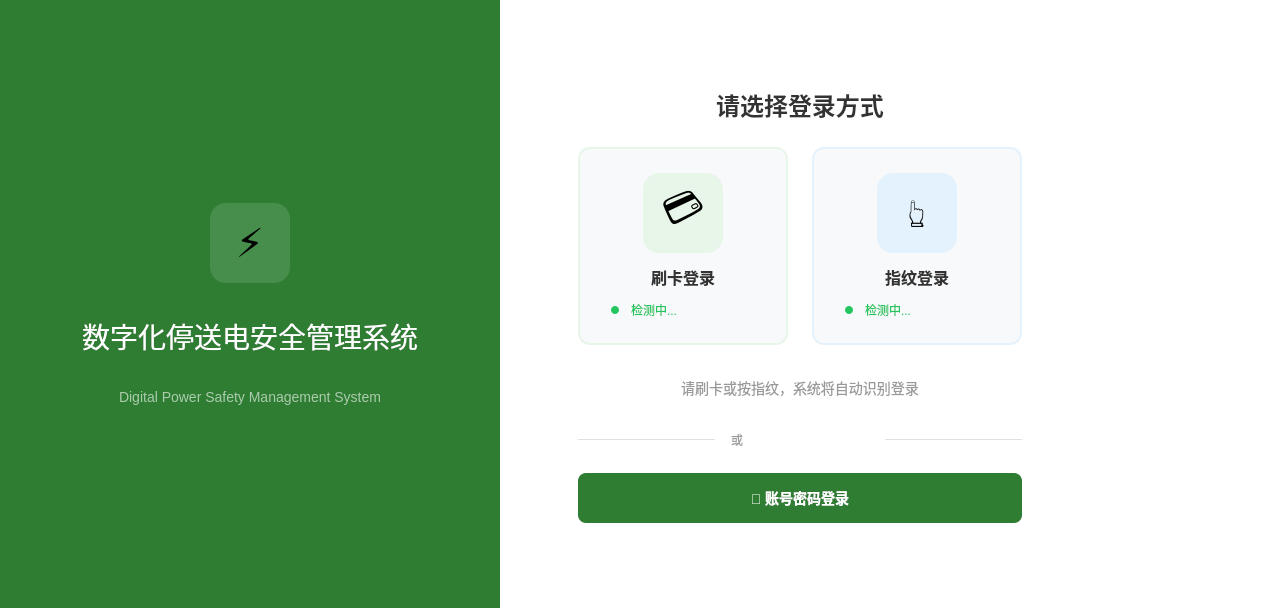
<?xml version="1.0" encoding="UTF-8"?>
<ui version="4.0">
 <class>LoginPage</class>
 <widget class="QWidget" name="LoginPage">
  <property name="geometry">
   <rect>
    <x>0</x>
    <y>0</y>
    <width>1280</width>
    <height>608</height>
   </rect>
  </property>
  <property name="styleSheet">
   <string notr="true">
/* ========== 登录页面样式 - 方案C ========== */
#LoginPage {
    background-color: #F5F3EF;
}

/* 左侧品牌面板 */
#leftPanel {
    background-color: #2E7D32;
}

#brandIcon {
    background-color: rgba(255, 255, 255, 0.125);
    border-radius: 16px;
}

#brandTitle {
    color: #FFFFFF;
    font-size: 28px;
    font-weight: normal;
}

#brandSubtitle {
    color: rgba(255, 255, 255, 0.6);
    font-size: 14px;
}

/* 右侧登录面板 */
#rightPanel {
    background-color: #FFFFFF;
}

/* 登录标题 */
#loginTitle {
    color: #333333;
    font-size: 24px;
    font-weight: bold;
}

/* 设备卡片通用样式 */
#cardReaderBox, #fingerReaderBox {
    background-color: #F8F9FA;
    border-radius: 12px;
    border: 2px solid #E8F5E9;
}

#fingerReaderBox {
    border-color: #E3F2FD;
}

/* 设备图标容器 */
#cardIconBox {
    background-color: #E8F5E9;
    border-radius: 16px;
}

#fingerIconBox {
    background-color: #E3F2FD;
    border-radius: 16px;
}

/* 设备标签 */
#cardLabel, #fingerLabel {
    color: #333333;
    font-size: 16px;
    font-weight: bold;
}

/* 状态指示器 */
#cardStatusDot, #fingerStatusDot {
    background-color: #22C55E;
    border-radius: 4px;
}

#cardStatusText, #fingerStatusText {
    color: #22C55E;
    font-size: 12px;
}

/* 提示文本 */
#hintLabel {
    color: #999999;
    font-size: 14px;
}

/* 分割线 */
#dividerLine1, #dividerLine2 {
    background-color: #E0E0E0;
}

#dividerText {
    color: #999999;
    font-size: 12px;
}

/* 账号密码登录按钮 */
#accountLoginBtn {
    background-color: #2E7D32;
    color: #FFFFFF;
    font-size: 14px;
    font-weight: bold;
    border: none;
    border-radius: 8px;
    padding: 14px 32px;
}

#accountLoginBtn:hover {
    background-color: #1B5E20;
}

#accountLoginBtn:pressed {
    background-color: #145214;
}

/* ========== 账号密码登录区域 ========== */
#usernameEdit, #passwordEdit {
    background-color: #FFFFFF;
    border: 1px solid #E0E0E0;
    border-radius: 8px;
    padding: 12px 16px;
    font-size: 14px;
    color: #333333;
}

#usernameEdit:focus, #passwordEdit:focus {
    border-color: #2E7D32;
}

#loginBtn {
    background-color: #2E7D32;
    color: #FFFFFF;
    font-size: 16px;
    font-weight: bold;
    border: none;
    border-radius: 8px;
    padding: 14px;
}

#loginBtn:hover {
    background-color: #1B5E20;
}

#backBtn {
    background-color: transparent;
    color: #2E7D32;
    font-size: 14px;
    border: 1px solid #2E7D32;
    border-radius: 8px;
    padding: 10px 20px;
}

#backBtn:hover {
    background-color: #E8F5E9;
}
   </string>
  </property>
  
  <!-- 主布局 -->
  <layout class="QHBoxLayout" name="mainLayout">
   <property name="spacing">
    <number>0</number>
   </property>
   <property name="leftMargin">
    <number>0</number>
   </property>
   <property name="topMargin">
    <number>0</number>
   </property>
   <property name="rightMargin">
    <number>0</number>
   </property>
   <property name="bottomMargin">
    <number>0</number>
   </property>
   
   <!-- 左侧品牌面板 -->
   <item>
    <widget class="QWidget" name="leftPanel" native="true">
     <property name="minimumSize">
      <size>
       <width>500</width>
       <height>0</height>
      </size>
     </property>
     <layout class="QVBoxLayout" name="leftLayout">
      <property name="spacing">
       <number>32</number>
      </property>
      <property name="leftMargin">
       <number>60</number>
      </property>
      <property name="topMargin">
       <number>60</number>
      </property>
      <property name="rightMargin">
       <number>60</number>
      </property>
      <property name="bottomMargin">
       <number>60</number>
      </property>
      <item>
       <spacer name="leftTopSpacer">
        <property name="orientation">
         <enum>Qt::Vertical</enum>
        </property>
        <property name="sizeHint" stdset="0">
         <size>
          <width>20</width>
          <height>40</height>
         </size>
        </property>
       </spacer>
      </item>
      <!-- 品牌图标 -->
      <item>
       <layout class="QHBoxLayout" name="brandIconLayout">
        <item>
         <spacer name="iconLeftSpacer">
          <property name="orientation">
           <enum>Qt::Horizontal</enum>
          </property>
         </spacer>
        </item>
        <item>
         <widget class="QFrame" name="brandIcon">
          <property name="minimumSize">
           <size>
            <width>80</width>
            <height>80</height>
           </size>
          </property>
          <property name="maximumSize">
           <size>
            <width>80</width>
            <height>80</height>
           </size>
          </property>
          <layout class="QVBoxLayout" name="brandIconInnerLayout">
           <item>
            <widget class="QLabel" name="brandIconLabel">
             <property name="text">
              <string>⚡</string>
             </property>
             <property name="alignment">
              <set>Qt::AlignCenter</set>
             </property>
             <property name="styleSheet">
              <string>font-size: 40px;</string>
             </property>
            </widget>
           </item>
          </layout>
         </widget>
        </item>
        <item>
         <spacer name="iconRightSpacer">
          <property name="orientation">
           <enum>Qt::Horizontal</enum>
          </property>
         </spacer>
        </item>
       </layout>
      </item>
      <!-- 品牌标题 -->
      <item>
       <widget class="QLabel" name="brandTitle">
        <property name="text">
         <string>数字化停送电安全管理系统</string>
        </property>
        <property name="alignment">
         <set>Qt::AlignCenter</set>
        </property>
       </widget>
      </item>
      <!-- 品牌副标题 -->
      <item>
       <widget class="QLabel" name="brandSubtitle">
        <property name="text">
         <string>Digital Power Safety Management System</string>
        </property>
        <property name="alignment">
         <set>Qt::AlignCenter</set>
        </property>
       </widget>
      </item>
      <item>
       <spacer name="leftBottomSpacer">
        <property name="orientation">
         <enum>Qt::Vertical</enum>
        </property>
        <property name="sizeHint" stdset="0">
         <size>
          <width>20</width>
          <height>40</height>
         </size>
        </property>
       </spacer>
      </item>
     </layout>
    </widget>
   </item>
   
   <!-- 右侧登录面板 -->
   <item>
    <widget class="QWidget" name="rightPanel" native="true">
     <property name="minimumSize">
      <size>
       <width>600</width>
       <height>0</height>
      </size>
     </property>
     <layout class="QVBoxLayout" name="rightLayout">
      <property name="spacing">
       <number>0</number>
      </property>
      <property name="leftMargin">
       <number>60</number>
      </property>
      <property name="topMargin">
       <number>60</number>
      </property>
      <property name="rightMargin">
       <number>60</number>
      </property>
      <property name="bottomMargin">
       <number>60</number>
      </property>
      <item>
       <spacer name="rightTopSpacer">
        <property name="orientation">
         <enum>Qt::Vertical</enum>
        </property>
       </spacer>
      </item>
      
      <!-- 登录卡片容器 -->
      <item>
       <widget class="QWidget" name="loginCard" native="true">
        <property name="maximumSize">
         <size>
          <width>480</width>
          <height>16777215</height>
         </size>
        </property>
        <layout class="QVBoxLayout" name="loginCardLayout">
         <property name="spacing">
          <number>24</number>
         </property>
         
         <!-- 堆叠窗口：设备登录/账号登录切换 -->
         <item>
          <widget class="QStackedWidget" name="loginStackedWidget">
           <property name="currentIndex">
            <number>0</number>
           </property>
           
           <!-- 页面0：设备登录（刷卡/指纹） -->
           <widget class="QWidget" name="deviceLoginPage">
            <layout class="QVBoxLayout" name="deviceLoginLayout">
             <property name="spacing">
              <number>24</number>
             </property>
             
             <!-- 标题 -->
             <item>
              <widget class="QLabel" name="loginTitle">
               <property name="text">
                <string>请选择登录方式</string>
               </property>
               <property name="alignment">
                <set>Qt::AlignCenter</set>
               </property>
              </widget>
             </item>
             
             <!-- 设备卡片行 -->
             <item>
              <layout class="QHBoxLayout" name="deviceRowLayout">
               <property name="spacing">
                <number>24</number>
               </property>
               
               <!-- 刷卡登录卡片 -->
               <item>
                <widget class="QFrame" name="cardReaderBox">
                 <property name="minimumSize">
                  <size>
                   <width>200</width>
                   <height>180</height>
                  </size>
                 </property>
                 <layout class="QVBoxLayout" name="cardReaderLayout">
                  <property name="spacing">
                   <number>12</number>
                  </property>
                  <property name="margin">
                   <number>24</number>
                  </property>
                  <item>
                   <layout class="QHBoxLayout" name="cardIconLayout">
                    <item>
                     <spacer name="cardIconLeft">
                      <property name="orientation">
                       <enum>Qt::Horizontal</enum>
                      </property>
                     </spacer>
                    </item>
                    <item>
                     <widget class="QFrame" name="cardIconBox">
                      <property name="minimumSize">
                       <size>
                        <width>80</width>
                        <height>80</height>
                       </size>
                      </property>
                      <property name="maximumSize">
                       <size>
                        <width>80</width>
                        <height>80</height>
                       </size>
                      </property>
                      <layout class="QVBoxLayout" name="cardIconBoxLayout">
                       <item>
                        <widget class="QLabel" name="cardIcon">
                         <property name="text">
                          <string>💳</string>
                         </property>
                         <property name="alignment">
                          <set>Qt::AlignCenter</set>
                         </property>
                         <property name="styleSheet">
                          <string>font-size: 40px;</string>
                         </property>
                        </widget>
                       </item>
                      </layout>
                     </widget>
                    </item>
                    <item>
                     <spacer name="cardIconRight">
                      <property name="orientation">
                       <enum>Qt::Horizontal</enum>
                      </property>
                     </spacer>
                    </item>
                   </layout>
                  </item>
                  <item>
                   <widget class="QLabel" name="cardLabel">
                    <property name="text">
                     <string>刷卡登录</string>
                    </property>
                    <property name="alignment">
                     <set>Qt::AlignCenter</set>
                    </property>
                   </widget>
                  </item>
                  <item>
                   <layout class="QHBoxLayout" name="cardStatusLayout">
                    <item>
                     <spacer name="cardStatusLeft">
                      <property name="orientation">
                       <enum>Qt::Horizontal</enum>
                      </property>
                     </spacer>
                    </item>
                    <item>
                     <widget class="QFrame" name="cardStatusDot">
                      <property name="minimumSize">
                       <size>
                        <width>8</width>
                        <height>8</height>
                       </size>
                      </property>
                      <property name="maximumSize">
                       <size>
                        <width>8</width>
                        <height>8</height>
                       </size>
                      </property>
                     </widget>
                    </item>
                    <item>
                     <widget class="QLabel" name="cardStatusText">
                      <property name="text">
                       <string>检测中...</string>
                      </property>
                     </widget>
                    </item>
                    <item>
                     <spacer name="cardStatusRight">
                      <property name="orientation">
                       <enum>Qt::Horizontal</enum>
                      </property>
                     </spacer>
                    </item>
                   </layout>
                  </item>
                 </layout>
                </widget>
               </item>
               
               <!-- 指纹登录卡片 -->
               <item>
                <widget class="QFrame" name="fingerReaderBox">
                 <property name="minimumSize">
                  <size>
                   <width>200</width>
                   <height>180</height>
                  </size>
                 </property>
                 <layout class="QVBoxLayout" name="fingerReaderLayout">
                  <property name="spacing">
                   <number>12</number>
                  </property>
                  <property name="margin">
                   <number>24</number>
                  </property>
                  <item>
                   <layout class="QHBoxLayout" name="fingerIconLayout">
                    <item>
                     <spacer name="fingerIconLeft">
                      <property name="orientation">
                       <enum>Qt::Horizontal</enum>
                      </property>
                     </spacer>
                    </item>
                    <item>
                     <widget class="QFrame" name="fingerIconBox">
                      <property name="minimumSize">
                       <size>
                        <width>80</width>
                        <height>80</height>
                       </size>
                      </property>
                      <property name="maximumSize">
                       <size>
                        <width>80</width>
                        <height>80</height>
                       </size>
                      </property>
                      <layout class="QVBoxLayout" name="fingerIconBoxLayout">
                       <item>
                        <widget class="QLabel" name="fingerIcon">
                         <property name="text">
                          <string>👆</string>
                         </property>
                         <property name="alignment">
                          <set>Qt::AlignCenter</set>
                         </property>
                         <property name="styleSheet">
                          <string>font-size: 40px;</string>
                         </property>
                        </widget>
                       </item>
                      </layout>
                     </widget>
                    </item>
                    <item>
                     <spacer name="fingerIconRight">
                      <property name="orientation">
                       <enum>Qt::Horizontal</enum>
                      </property>
                     </spacer>
                    </item>
                   </layout>
                  </item>
                  <item>
                   <widget class="QLabel" name="fingerLabel">
                    <property name="text">
                     <string>指纹登录</string>
                    </property>
                    <property name="alignment">
                     <set>Qt::AlignCenter</set>
                    </property>
                   </widget>
                  </item>
                  <item>
                   <layout class="QHBoxLayout" name="fingerStatusLayout">
                    <item>
                     <spacer name="fingerStatusLeft">
                      <property name="orientation">
                       <enum>Qt::Horizontal</enum>
                      </property>
                     </spacer>
                    </item>
                    <item>
                     <widget class="QFrame" name="fingerStatusDot">
                      <property name="minimumSize">
                       <size>
                        <width>8</width>
                        <height>8</height>
                       </size>
                      </property>
                      <property name="maximumSize">
                       <size>
                        <width>8</width>
                        <height>8</height>
                       </size>
                      </property>
                     </widget>
                    </item>
                    <item>
                     <widget class="QLabel" name="fingerStatusText">
                      <property name="text">
                       <string>检测中...</string>
                      </property>
                     </widget>
                    </item>
                    <item>
                     <spacer name="fingerStatusRight">
                      <property name="orientation">
                       <enum>Qt::Horizontal</enum>
                      </property>
                     </spacer>
                    </item>
                   </layout>
                  </item>
                 </layout>
                </widget>
               </item>
              </layout>
             </item>
             
             <!-- 提示文本 -->
             <item>
              <widget class="QLabel" name="hintLabel">
               <property name="text">
                <string>请刷卡或按指纹，系统将自动识别登录</string>
               </property>
               <property name="alignment">
                <set>Qt::AlignCenter</set>
               </property>
              </widget>
             </item>
             
             <!-- 分割线 -->
             <item>
              <layout class="QHBoxLayout" name="dividerLayout">
               <property name="spacing">
                <number>16</number>
               </property>
               <item>
                <widget class="QFrame" name="dividerLine1">
                 <property name="minimumSize">
                  <size>
                   <width>0</width>
                   <height>1</height>
                  </size>
                 </property>
                 <property name="maximumSize">
                  <size>
                   <width>16777215</width>
                   <height>1</height>
                  </size>
                 </property>
                </widget>
               </item>
               <item>
                <widget class="QLabel" name="dividerText">
                 <property name="text">
                  <string>或</string>
                 </property>
                </widget>
               </item>
               <item>
                <widget class="QFrame" name="dividerLine2">
                 <property name="minimumSize">
                  <size>
                   <width>0</width>
                   <height>1</height>
                  </size>
                 </property>
                 <property name="maximumSize">
                  <size>
                   <width>16777215</width>
                   <height>1</height>
                  </size>
                 </property>
                </widget>
               </item>
              </layout>
             </item>
             
             <!-- 账号密码登录按钮 -->
             <item>
              <widget class="QPushButton" name="accountLoginBtn">
               <property name="text">
                <string>👤 账号密码登录</string>
               </property>
               <property name="minimumSize">
                <size>
                 <width>0</width>
                 <height>48</height>
                </size>
               </property>
              </widget>
             </item>
            </layout>
           </widget>
           
           <!-- 页面1：账号密码登录 -->
           <widget class="QWidget" name="accountLoginPage">
            <layout class="QVBoxLayout" name="accountLoginLayout">
             <property name="spacing">
              <number>20</number>
             </property>
             
             <!-- 标题 -->
             <item>
              <widget class="QLabel" name="accountLoginTitle">
               <property name="text">
                <string>账号密码登录</string>
               </property>
               <property name="alignment">
                <set>Qt::AlignCenter</set>
               </property>
               <property name="styleSheet">
                <string>color: #333333; font-size: 24px; font-weight: bold;</string>
               </property>
              </widget>
             </item>
             
             <!-- 用户名 -->
             <item>
              <widget class="QLineEdit" name="usernameEdit">
               <property name="placeholderText">
                <string>请输入用户名</string>
               </property>
               <property name="minimumSize">
                <size>
                 <width>0</width>
                 <height>48</height>
                </size>
               </property>
              </widget>
             </item>
             
             <!-- 密码 -->
             <item>
              <widget class="QLineEdit" name="passwordEdit">
               <property name="placeholderText">
                <string>请输入密码</string>
               </property>
               <property name="echoMode">
                <enum>QLineEdit::Password</enum>
               </property>
               <property name="minimumSize">
                <size>
                 <width>0</width>
                 <height>48</height>
                </size>
               </property>
              </widget>
             </item>
             
             <!-- 登录按钮 -->
             <item>
              <widget class="QPushButton" name="loginBtn">
               <property name="text">
                <string>登 录</string>
               </property>
               <property name="minimumSize">
                <size>
                 <width>0</width>
                 <height>48</height>
                </size>
               </property>
              </widget>
             </item>
             
             <!-- 返回按钮 -->
             <item>
              <widget class="QPushButton" name="backBtn">
               <property name="text">
                <string>← 返回刷卡/指纹登录</string>
               </property>
               <property name="minimumSize">
                <size>
                 <width>0</width>
                 <height>40</height>
                </size>
               </property>
              </widget>
             </item>
            </layout>
           </widget>
          </widget>
         </item>
        </layout>
       </widget>
      </item>
      
      <item>
       <spacer name="rightBottomSpacer">
        <property name="orientation">
         <enum>Qt::Vertical</enum>
        </property>
       </spacer>
      </item>
     </layout>
    </widget>
   </item>
  </layout>
 </widget>
 <resources/>
 <connections/>
</ui>
